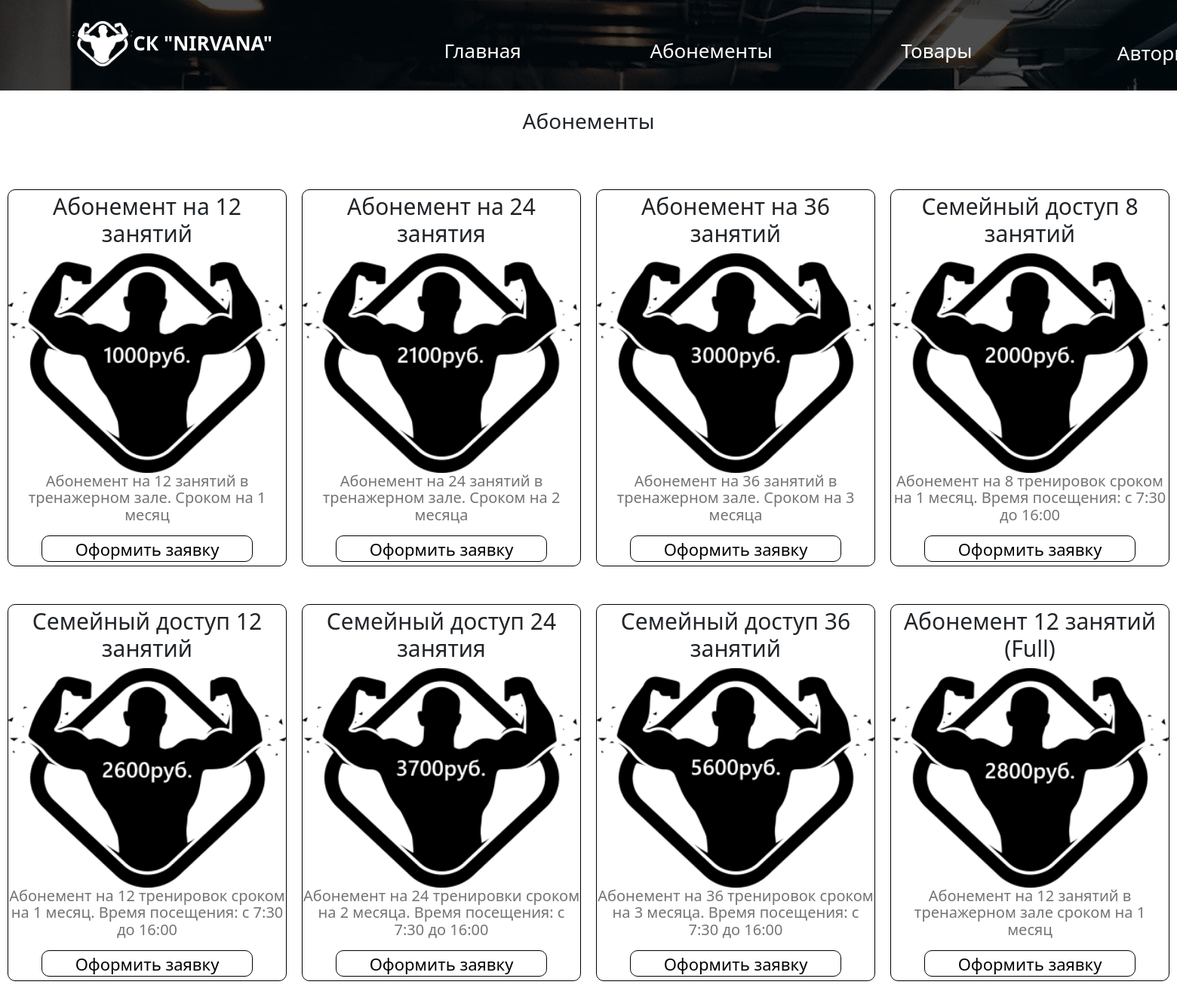
Screenshot of /abon/ with the database file from the repository.
### mainapp/models.py (models this page shows, shortened)
class Abonements(models.Model):
    name = models.CharField(verbose_name='Название абонемента', max_length=120)
    img = models.ImageField(verbose_name='Изображение абонемента', upload_to='products/%Y/%m/%d')
    description = models.CharField(verbose_name='Описание абонемента', max_length=120)
    class Meta:
        verbose_name = 'Абонемент'
        verbose_name_plural = 'Абонементы'

### mainapp/views.py (the view)
# urls.py: path('abon/', mainapp.abonements, name='abonements'),
def abonements(request):
    abonements = Abonements.objects.all()
    context = {
        'title': 'Абонементы',
        'abonements': abonements,
    }
    return render(request, 'mainapp/abonements.html', context)

### mainapp/templates/mainapp/abonements.html (shortened to what this page needs)
{% load static %}
<!DOCTYPE html>
<html lang="en">
<head>
    <link href='{% static 'css/bootstrap.min.css' %}' rel="stylesheet">
</head>
<body>
<div class="main_block">
    <div class="main_block2">
        <div class="logo">
            <img src="{% static 'img/logo.png' %}" width="80" height="60">
            <p class="logo_text">СК "NIRVANA"</p>
        </div>
        <div class="centre">
            <a href="{% url 'mainapp:index' %}" style="color:#FF0000; text-decoration:none">
                <p class="main_text">Главная</p>
            </a>
            <a href="{% url 'mainapp:abonements' %}" style="color:#FF0000; text-decoration:none">
                <p class="main_text" id="tickets">Абонементы</p>
            </a>
            <a href="{% url 'mainapp:tovari' %}" style="color:#FF0000; text-decoration:none">
                <p class="main_text" id="order">Товары</p>
            </a>
        </div>
        {% if not user.is_authenticated %}
            <div class="number">
                <a class="right_number" style="text-decoration:none" href="{% url 'authapp:login' %}">Авторизация</a>
            </div>
        {% else %}
            <div class="number">
                <a class="right_number" style="text-decoration:none" href="#">Избранное</a>
                <a class="right_number" style="text-decoration:none" href="#">|</a>
                <a class="right_number" style="text-decoration:none" href="{% url 'authapp:logout' %}">Выйти</a>
            </div>
        {% endif %}
    </div>
</div>
{% block content %}
    <link href='{% static 'css/register.css' %}' rel="stylesheet">
    <link href='{% static 'css/abon.css' %}' rel="stylesheet">
    <h3 class="d-flex justify-content-center mt-4">Абонементы</h3>
    <div class="d-flex justify-content-center">
    <div class="obs">
        {% for item in abonements %}
            <div class="card_abon">
                <h1 class="text_tickets">{{ item.name|capfirst }}</h1>
                <img class="img_logo" src="{{ item.img.url }}" width="370">
                <p class="description">{{ item.description }}</p>
                <button class="more">Оформить заявку</button>
            </div>
        {% endfor %}
    </div>
    </div>
{% endblock %}

### static/css/register.css (style rules this page uses)
.main_block { background-image: url('../img/main_block.png'); width: 1920px; height: 120px; display: flex; justify-content: space-evenly; }
.main_block2 { width: 1920px; height: 100px; display: flex; align-items: center; justify-content: space-around; }
.main_text { color: white; font-size: 26px; font-family: "Segoe UI"; font-weight: lighter; }
.centre { margin-top: 35px; width: 700px; height: 40px; display: flex; justify-content: space-between; cursor: pointer; text-decoration-line: none; }
.right_number { color: white; font-size: 26px; font-family: "Segoe UI"; font-weight: lighter; }
.logo_text { margin-top: 10px; color: white; font-size: 26px; font-family: "Segoe UI"; font-weight: bold; }
.logo { margin-top: 20px; width: 300px; display: flex; flex-direction: row; }
.number { margin-top: 40px; display: flex; justify-content: center; flex-direction: row; align-items: center; }

### static/css/abon.css (style rules this page uses)
.card_abon { width: 370px; height: 500px; display: flex; justify-content: center; align-content: center; flex-direction: column; align-items: center; border: 1px solid black; border-radius: 10px; }
.text_tickets { font-size: 30px; font-family: "Segoe UI"; font-weight: normal; text-align: center; }
.description { font-family: 'Segoe UI'; font-style: normal; font-size: 20px; line-height: 113.49%; text-align: center; color: #747474; }
.more { font-weight: 300; font-size: 22px; width: 280px; height: 35px; background: #FFFFFF; border: 1px solid #000000; border-radius: 10px; cursor: pointer; }
.obs { width: 1700px; height: 1100px; margin-top: 40px; display: flex; justify-content: space-around; align-items: center; flex-direction: row; flex-wrap: wrap; }

### rows the page displays
Abonements: name "Абонемент на 12 занятий", img (picture), description "Абонемент на 12 занятий в тренажерном зале. Сроком на 1 месяц"
Abonements: name "Абонемент на 24 занятия", img (picture), description "Абонемент на 24 занятий в тренажерном зале. Сроком на 2 месяца"
Abonements: name "Абонемент на 36 занятий", img (picture), description "Абонемент на 36 занятий в тренажерном зале. Сроком на 3 месяца"
Abonements: name "Семейный доступ 8 занятий", img (picture), description "Абонемент на 8 тренировок сроком на 1 месяц. Время посещения: с 7:30 до 16:00"
Abonements: name "Семейный доступ 12 занятий", img (picture), description "Абонемент на 12 тренировок сроком на 1 месяц. Время посещения: с 7:30 до 16:00"
Abonements: name "Семейный доступ 24 занятия", img (picture), description "Абонемент на 24 тренировки сроком на 2 месяца. Время посещения: с 7:30 до 16:00"
Abonements: name "Семейный доступ 36 занятий", img (picture), description "Абонемент на 36 тренировок сроком на 3 месяца. Время посещения: с 7:30 до 16:00"
Abonements: name "Абонемент 12 занятий (Full)", img (picture), description "Абонемент на 12 занятий в тренажерном зале сроком на 1 месяц"
